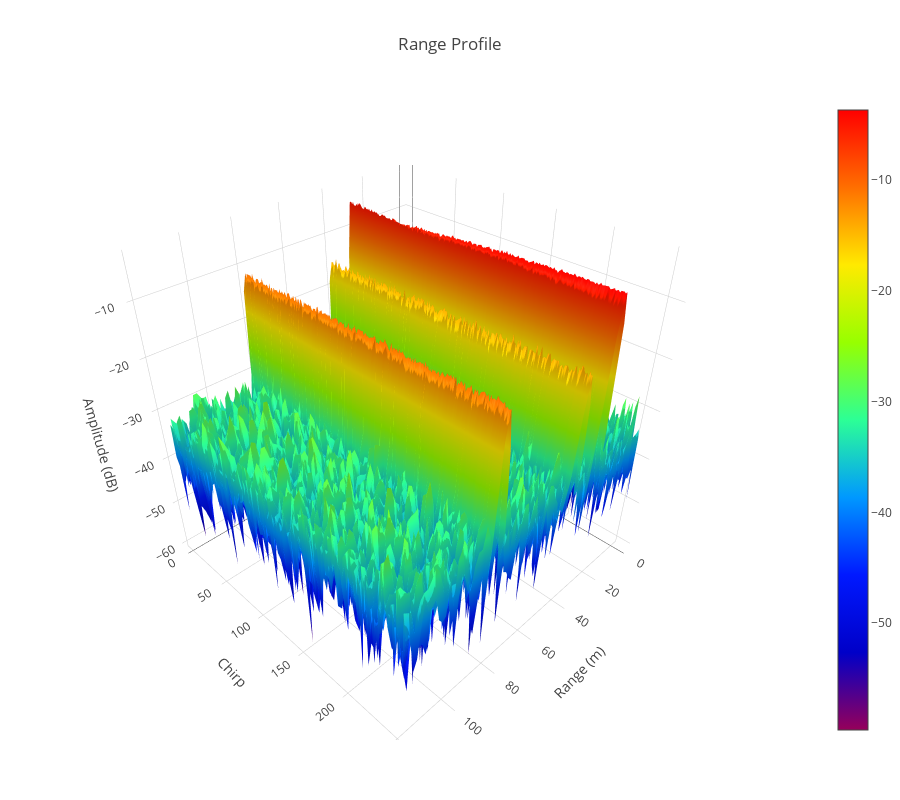

This figure's notebook cell:
### Code cell
temp = np.abs(
    range_profile[0, :, :int(radar.receiver["samples_per_chirp"] / 2)])
temp = 20 * np.log10(temp + 0.001)

range_axis = np.linspace(
    0,
    radar.sys_params['max_range'],
    int(radar.receiver["samples_per_chirp"] / 2),
    endpoint=False)

doppler_axis = np.linspace(
    0, tx["chirp_counts"], tx["chirp_counts"], endpoint=False)

data = [go.Surface(x=range_axis, y=doppler_axis, z=temp, colorscale="Rainbow")]

layout = go.Layout(
    title="Range Profile",
    height=800,
    scene=dict(
        xaxis=dict(title="Range (m)"),
        yaxis=dict(title="Chirp"),
        zaxis=dict(title="Amplitude (dB)"),
        aspectmode="cube",
    ),
    margin=dict(l=0, r=0, b=60, t=100),
    legend=dict(orientation="h"),
)

fig = go.Figure(data=data, layout=layout)
iplot(fig, filename="range_profile")

### Figure 1 — Plotly figure (JSON) as saved in the notebook; plotly's stock layout.template omitted (floating-point values rounded to 4 significant figures; data arrays with more than 128 entries replaced by an {"elided": "..."} marker saying what was removed)
{"data": [{"colorscale": "Rainbow", "type": "surface", "uid": "952c63e8-4f91-481c-b7b2-0e879fa4cc8e", "x": [0, 1.5, 3.0, 4.5, 6.0, 7.5, 9.0, 10.5, 12.0, 13.5, 15.0, 16.5, 18.0, 19.5, 21.0, 22.5, 24.0, 25.5, 27.0, 28.5, 30.0, 31.5, 33.0, 34.5, 36.0, 37.5, 39.0, 40.5, 42.0, 43.5, 45.0, 46.5, 48.0, 49.5, 51.0, 52.5, 54.0, 55.5, 57.0, 58.5, 60.0, 61.5, 63.0, 64.5, 66.0, 67.5, 69.0, 70.5, 72.0, 73.5, 75.0, 76.5, 78.0, 79.5, 81.0, 82.5, 84.0, 85.5, 87.0, 88.5, 90.0, 91.5, 93.0, 94.5, 96.0, 97.5, 99.0, 100.5, 102.0, 103.5, 105.0, 106.5, 108.0, 109.5, 111.0, 112.5, 114.0, 115.5, 117.0, 118.5], "y": {"elided": "256 int values"}, "z": {"elided": "256x80 float values"}}], "layout": {"height": 800, "legend": {"orientation": "h"}, "margin": {"b": 60, "l": 0, "r": 0, "t": 100}, "scene": {"aspectmode": "cube", "xaxis": {"title": {"text": "Range (m)"}}, "yaxis": {"title": {"text": "Chirp"}}, "zaxis": {"title": {"text": "Amplitude (dB)"}}}, "title": {"text": "Range Profile"}}}
